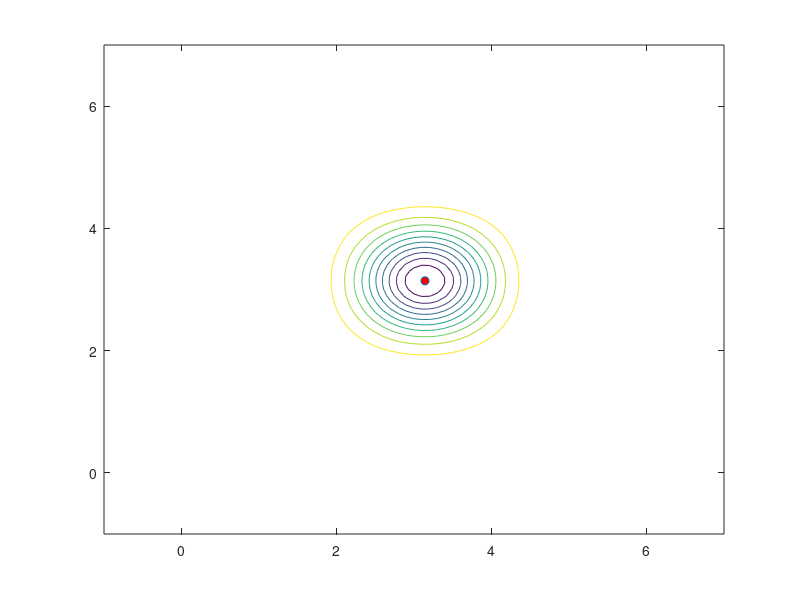

Reproduce this figure in MATLAB.
%% 
% Name: Mukesh Aryal
% 
% Student ID: 268456

ff = @(x1,x2) -cos(x1).*cos(x2).*exp(-(x1-pi).^2-(x2-pi).^2);

[xmin2,fmin2,flag,output] = fminsearch(@(x) ff(x(1),x(2)),[0 0])
[xx1,xx2] = meshgrid(-1:0.1:7);
zz = ff(xx1,xx2);

surf(xx1,xx2,zz);
hold on;
plot3(xmin2(1),xmin2(2),fmin2,'o','MarkerFaceColor','r');
hold off;
contour(xx1,xx2,zz);
hold on;
plot(xmin2(1),xmin2(2),'o','MarkerFaceColor','r');
hold off;

[xmin_21,fmin_21,flag,output] = fminsearch(@(x) ff(x(1),x(2)),[1 -1])
% Not global minimum
[xmin_22,fmin_22,flag,output] = fminsearch(@(x) ff(x(1),x(2)), [4,1])
% Not global minimum